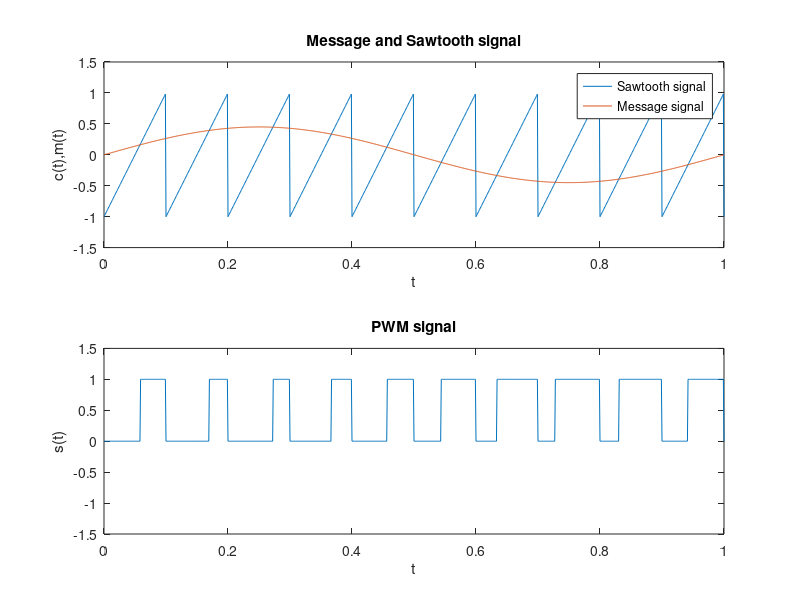

Source code (MATLAB):
close all;
clear all;

t = 0 : 0.001 : 1;
c = sawtooth(20*pi*t);
m = 0.45*sin(2*pi*t);
s = zeros(1,length(t));

for n = 1: length(t)
    if (c(n) >= m(n))
        s(n) = 1;
    end
end

subplot(2,1,1);
plot(t,c);
hold on 
plot(t,m)
axis([0 1 -1.5 1.5]);
xlabel('t');
ylabel('c(t),m(t)');
title('Message and Sawtooth signal');
legend('Sawtooth signal','Message signal');
subplot(2,1,2);
plot(t,s);
axis([0 1 -1.5 1.5]);
xlabel('t');
ylabel('s(t)');
title('PWM signal');
    